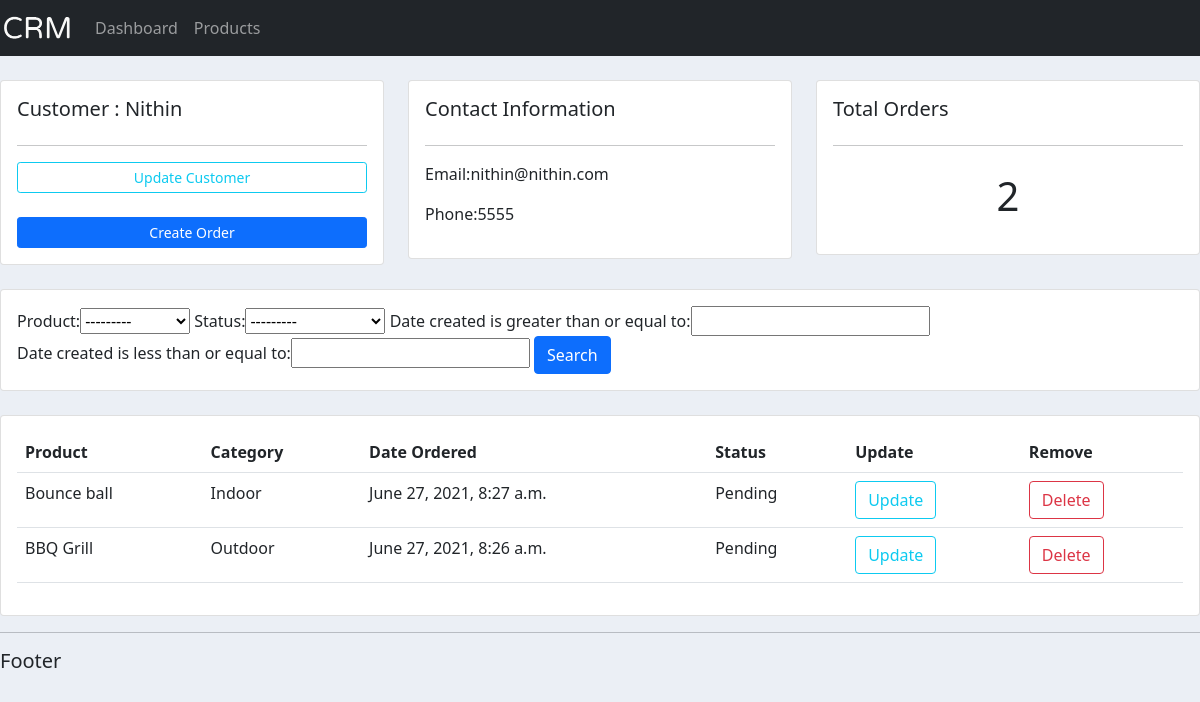
The app's page /customer/1/, older data.
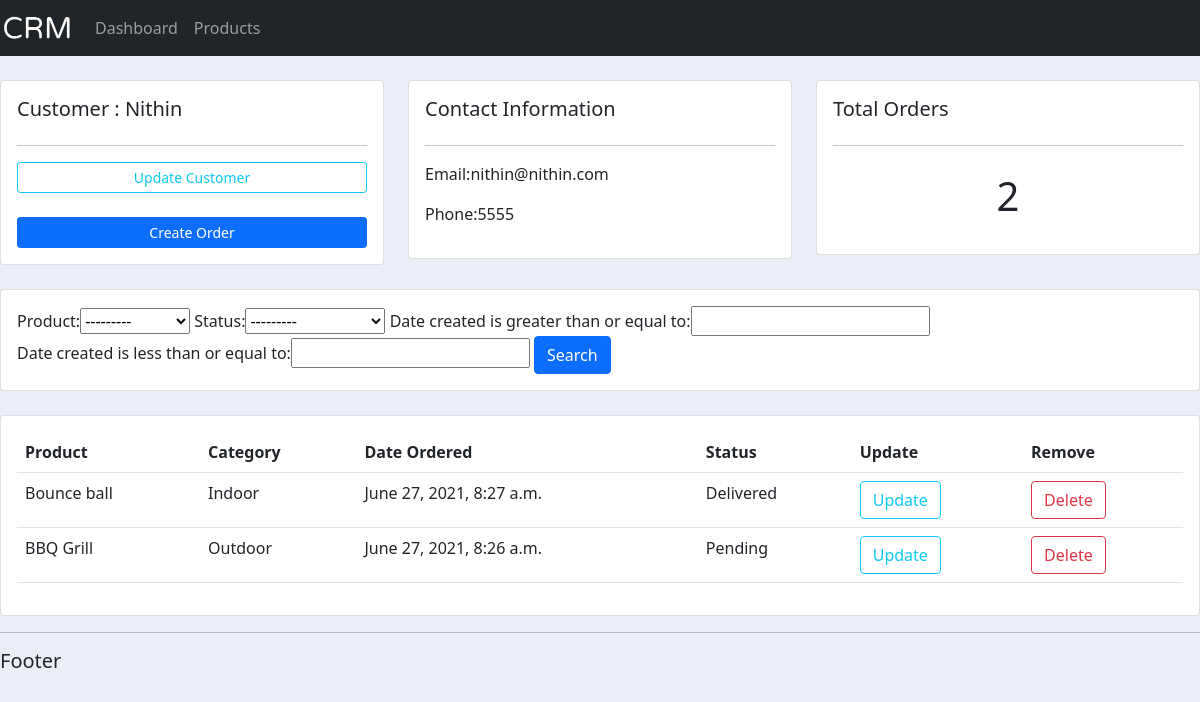
The same page, newer data.
### accounts/models.py (models this page shows)
class order(models.Model):
    STATUS = (
         ('Pending','Pending'),
         ('Out for delivery','Out for delivery'),
         ('Delivered','Delivered')
     )
    customer = models.ForeignKey(Customer,null=True,on_delete=models.SET_NULL)
    product = models.ForeignKey(product,null=True,on_delete=models.SET_NULL)
    date_created = models.DateTimeField(auto_now_add=True,null=True)
    status = models.CharField(max_length=100,choices=STATUS)
    class Meta:
        ordering = ('-date_created','status')

class product(models.Model):
    CATEGORY = (
         ('Indoor','Indoor'),
         ('Outdoor','Outdoor')
     )
    name = models.CharField(max_length=100, null=True)
    price = models.FloatField(null=True)
    category = models.CharField(max_length=100,null=True,choices=CATEGORY)
    description = models.CharField(max_length=500,null=True)
    date_created = models.DateTimeField(auto_now_add=True,null=True)
    tags=models.ManyToManyField(tag)
    def __str__(self):
        return self.name

### accounts/views.py (the view)
# urls.py: path('customer/<str:pk>/',customer,name='customer'),
def customer(request,pk):
    customer=Customer.objects.get(id=pk)
    orders=customer.order_set.all()
    totalorders=orders.count()
    myFilters = FilterOrder(request.GET,queryset=orders)
    orders=myFilters.qs
    context = {'customer':customer,'orders':orders,'totalorders':totalorders,'filters':myFilters}
    return render(request,'accounts/customer.html',context)

### accounts/templates/accounts/customer.html
{% extends 'accounts/main.html' %}
    {% block content %}
        <br>
        <div class="row">
            <div class="col-md">
                <div class="card card-body">
                    <h5>Customer : {{customer.name}}</h5>
                    <hr>
                    <a class="btn btn-outline-info btn-sm btn-block" href="">Update Customer</a>
                    <br>
                    <a class="btn btn-primary btn-sm btn-block" href="{% url 'createorder' customer.id %}">Create Order</a>
                </div>
            </div>
            <div class="col-md">
                <div class="card card-body">
                    <h5>Contact Information</h5>
                    <hr>
                    <p>Email:{{customer.email}}</p>
                    <p>Phone:{{customer.phone}}</p>
                </div>
            </div>
            <div class="col-md">
                <div class="card card-body">
                    <h5>Total Orders</h5>
                    <hr>
                    <h1 style="text-align: center;padding: 10px;">{{totalorders}}</h1>
                </div>
            </div>
        </div>
        <br>
        <div class="row">
            <div class="col">
                <div class="card card-body">
                    <form method="get">
                        {{filters.form}}
                        <button class="btn btn-primary" type="submit">Search</button>
                    </form>
                </div>
            </div>
        </div>
        <br>
        <div class="row">
            <div class="col-md">
                <div class="card card-body">
                    <table class="table">
                        <tr>
                            <th>Product</th>
                            <th>Category</th>
                            <th>Date Ordered</th>
                            <th>Status</th>
                            <th>Update</th>
                            <th>Remove</th>
                        </tr>
                        {% for i in orders %}
                            <tr>
                                <td>{{i.product}}</td>
                                <td>{{i.product.category}}</td>
                                <td>{{i.date_created}}</td>
                                <td>{{i.status}}</td>
                                <td><a class="btn btn-outline-info" href="{% url 'updateorder' i.id %}">Update</a></td>
                                <td><a class="btn btn-outline-danger" href="{% url 'deleteorder' i.id %}">Delete</a></td>
                            </tr>
                        {% endfor %}
                    </table>
                </div>
            </div>
        </div>
    {% endblock %}

Row changes from the older to the newer data that the page shows:
changed order "Bounce ball": status "Pending" → "Delivered"
